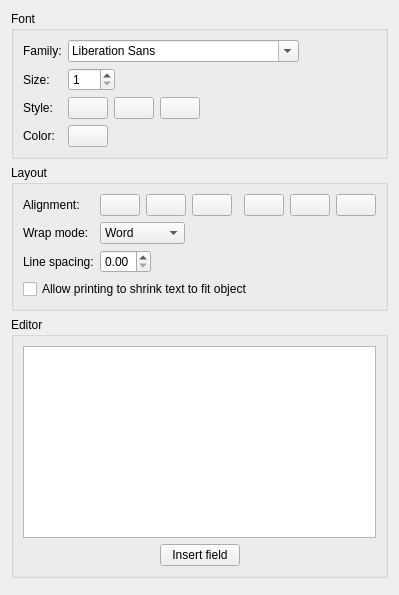
     <widget class="QWidget" name="textPage">
      <attribute name="title">
       <string>Text</string>
      </attribute>
      <layout class="QGridLayout" name="gridLayout_15">
       <item row="1" column="0">
        <widget class="QGroupBox" name="groupBox_2">
         <property name="title">
          <string>Layout</string>
         </property>
         <layout class="QFormLayout" name="formLayout_2">
          <item row="0" column="0">
           <widget class="QLabel" name="label_7">
            <property name="text">
             <string>Alignment:</string>
            </property>
           </widget>
          </item>
          <item row="0" column="1">
           <layout class="QHBoxLayout" name="horizontalLayout_16">
            <property name="spacing">
             <number>6</number>
            </property>
            <item>
             <layout class="QHBoxLayout" name="horizontalLayout_2">
              <property name="rightMargin">
               <number>3</number>
              </property>
              <item>
               <widget class="QPushButton" name="textHAlignLeftToggle">
                <property name="text">
                 <string/>
                </property>
                <property name="icon">
                 <iconset theme="glabels-align-text-left"/>
                </property>
                <property name="iconSize">
                 <size>
                  <width>22</width>
                  <height>22</height>
                 </size>
                </property>
                <property name="checkable">
                 <bool>true</bool>
                </property>
                <property name="autoExclusive">
                 <bool>true</bool>
                </property>
                <property name="flat">
                 <bool>false</bool>
                </property>
               </widget>
              </item>
              <item>
               <widget class="QPushButton" name="textHAlignCenterToggle">
                <property name="text">
                 <string/>
                </property>
                <property name="icon">
                 <iconset theme="glabels-align-text-center"/>
                </property>
                <property name="iconSize">
                 <size>
                  <width>22</width>
                  <height>22</height>
                 </size>
                </property>
                <property name="checkable">
                 <bool>true</bool>
                </property>
                <property name="autoExclusive">
                 <bool>true</bool>
                </property>
               </widget>
              </item>
              <item>
               <widget class="QPushButton" name="textHAlignRightToggle">
                <property name="text">
                 <string/>
                </property>
                <property name="icon">
                 <iconset theme="glabels-align-text-right"/>
                </property>
                <property name="iconSize">
                 <size>
                  <width>22</width>
                  <height>22</height>
                 </size>
                </property>
                <property name="checkable">
                 <bool>true</bool>
                </property>
                <property name="autoExclusive">
                 <bool>true</bool>
                </property>
               </widget>
              </item>
             </layout>
            </item>
            <item>
             <layout class="QHBoxLayout" name="horizontalLayout_3">
              <property name="leftMargin">
               <number>3</number>
              </property>
              <item>
               <widget class="QPushButton" name="textVAlignTopToggle">
                <property name="text">
                 <string/>
                </property>
                <property name="icon">
                 <iconset theme="glabels-valign-text-top"/>
                </property>
                <property name="iconSize">
                 <size>
                  <width>22</width>
                  <height>22</height>
                 </size>
                </property>
                <property name="checkable">
                 <bool>true</bool>
                </property>
                <property name="autoExclusive">
                 <bool>true</bool>
                </property>
                <property name="flat">
                 <bool>false</bool>
                </property>
               </widget>
              </item>
              <item>
               <widget class="QPushButton" name="textVAlignMiddleToggle">
                <property name="text">
                 <string/>
                </property>
                <property name="icon">
                 <iconset theme="glabels-valign-text-middle"/>
                </property>
                <property name="iconSize">
                 <size>
                  <width>22</width>
                  <height>22</height>
                 </size>
                </property>
                <property name="checkable">
                 <bool>true</bool>
                </property>
                <property name="autoExclusive">
                 <bool>true</bool>
                </property>
               </widget>
              </item>
              <item>
               <widget class="QPushButton" name="textVAlignBottomToggle">
                <property name="text">
                 <string/>
                </property>
                <property name="icon">
                 <iconset theme="glabels-valign-text-bottom"/>
                </property>
                <property name="iconSize">
                 <size>
                  <width>22</width>
                  <height>22</height>
                 </size>
                </property>
                <property name="checkable">
                 <bool>true</bool>
                </property>
                <property name="autoExclusive">
                 <bool>true</bool>
                </property>
               </widget>
              </item>
             </layout>
            </item>
           </layout>
          </item>
          <item row="2" column="0">
           <widget class="QLabel" name="label_9">
            <property name="text">
             <string>Line spacing:</string>
            </property>
           </widget>
          </item>
          <item row="2" column="1">
           <layout class="QHBoxLayout" name="horizontalLayout_19">
            <item>
             <widget class="QDoubleSpinBox" name="textLineSpacingSpin">
              <property name="maximum">
               <double>3.000000000000000</double>
              </property>
              <property name="singleStep">
               <double>0.010000000000000</double>
              </property>
             </widget>
            </item>
            <item>
             <spacer name="horizontalSpacer_16">
              <property name="orientation">
               <enum>Qt::Horizontal</enum>
              </property>
              <property name="sizeHint" stdset="0">
               <size>
                <width>40</width>
                <height>20</height>
               </size>
              </property>
             </spacer>
            </item>
           </layout>
          </item>
          <item row="1" column="0">
           <widget class="QLabel" name="label_2">
            <property name="text">
             <string>Wrap mode:</string>
            </property>
           </widget>
          </item>
          <item row="1" column="1">
           <layout class="QHBoxLayout" name="horizontalLayout_25">
            <item>
             <widget class="QComboBox" name="textWrapModeCombo">
              <item>
               <property name="text">
                <string>Word</string>
               </property>
              </item>
              <item>
               <property name="text">
                <string>Anywhere</string>
               </property>
              </item>
              <item>
               <property name="text">
                <string>None</string>
               </property>
              </item>
             </widget>
            </item>
            <item>
             <spacer name="horizontalSpacer_5">
              <property name="orientation">
               <enum>Qt::Horizontal</enum>
              </property>
              <property name="sizeHint" stdset="0">
               <size>
                <width>40</width>
                <height>20</height>
               </size>
              </property>
             </spacer>
            </item>
           </layout>
          </item>
          <item row="3" column="0" colspan="2">
           <widget class="QCheckBox" name="textAutoShrinkCheck">
            <property name="text">
             <string>Allow printing to shrink text to fit object</string>
            </property>
           </widget>
          </item>
         </layout>
        </widget>
       </item>
       <item row="0" column="0">
        <widget class="QGroupBox" name="groupBox">
         <property name="title">
          <string>Font</string>
         </property>
         <property name="flat">
          <bool>false</bool>
         </property>
         <layout class="QGridLayout" name="gridLayout">
          <item row="0" column="0">
           <layout class="QFormLayout" name="formLayout">
            <property name="fieldGrowthPolicy">
             <enum>QFormLayout::AllNonFixedFieldsGrow</enum>
            </property>
            <item row="0" column="0">
             <widget class="QLabel" name="label_3">
              <property name="text">
               <string>Family:</string>
              </property>
             </widget>
            </item>
            <item row="0" column="1">
             <widget class="QFontComboBox" name="textFontFamilyCombo"/>
            </item>
            <item row="1" column="0">
             <widget class="QLabel" name="label_4">
              <property name="text">
               <string>Size:</string>
              </property>
             </widget>
            </item>
            <item row="3" column="0">
             <widget class="QLabel" name="label_5">
              <property name="text">
               <string>Style:</string>
              </property>
             </widget>
            </item>
            <item row="3" column="1">
             <layout class="QHBoxLayout" name="horizontalLayout">
              <item>
               <widget class="QPushButton" name="textFontBoldToggle">
                <property name="text">
                 <string/>
                </property>
                <property name="icon">
                 <iconset theme="glabels-format-text-bold"/>
                </property>
                <property name="iconSize">
                 <size>
                  <width>22</width>
                  <height>22</height>
                 </size>
                </property>
                <property name="checkable">
                 <bool>true</bool>
                </property>
                <property name="flat">
                 <bool>false</bool>
                </property>
               </widget>
              </item>
              <item>
               <widget class="QPushButton" name="textFontItalicToggle">
                <property name="text">
                 <string/>
                </property>
                <property name="icon">
                 <iconset theme="glabels-format-text-italic"/>
                </property>
                <property name="iconSize">
                 <size>
                  <width>22</width>
                  <height>22</height>
                 </size>
                </property>
                <property name="checkable">
                 <bool>true</bool>
                </property>
               </widget>
              </item>
              <item>
               <widget class="QPushButton" name="textFontUnderlineToggle">
                <property name="text">
                 <string/>
                </property>
                <property name="icon">
                 <iconset theme="glabels-format-text-underline"/>
                </property>
                <property name="iconSize">
                 <size>
                  <width>22</width>
                  <height>22</height>
                 </size>
                </property>
                <property name="checkable">
                 <bool>true</bool>
                </property>
               </widget>
              </item>
              <item>
               <spacer name="horizontalSpacer_20">
                <property name="orientation">
                 <enum>Qt::Horizontal</enum>
                </property>
                <property name="sizeHint" stdset="0">
                 <size>
                  <width>40</width>
                  <height>20</height>
                 </size>
                </property>
               </spacer>
              </item>
             </layout>
            </item>
            <item row="4" column="0">
             <widget class="QLabel" name="label_6">
              <property name="text">
               <string>Color:</string>
              </property>
             </widget>
            </item>
            <item row="1" column="1">
             <layout class="QHBoxLayout" name="horizontalLayout_18">
              <item>
               <widget class="QDoubleSpinBox" name="textFontSizeSpin">
                <property name="decimals">
                 <number>0</number>
                </property>
                <property name="minimum">
                 <double>1.000000000000000</double>
                </property>
                <property name="singleStep">
                 <double>1.000000000000000</double>
                </property>
               </widget>
              </item>
              <item>
               <spacer name="horizontalSpacer_15">
                <property name="orientation">
                 <enum>Qt::Horizontal</enum>
                </property>
                <property name="sizeHint" stdset="0">
                 <size>
                  <width>40</width>
                  <height>20</height>
                 </size>
                </property>
               </spacer>
              </item>
             </layout>
            </item>
            <item row="4" column="1">
             <layout class="QHBoxLayout" name="horizontalLayout_23">
              <item>
               <widget class="glabels::ColorButton" name="textColorButton">
                <property name="text">
                 <string/>
                </property>
               </widget>
              </item>
              <item>
               <spacer name="horizontalSpacer_19">
                <property name="orientation">
                 <enum>Qt::Horizontal</enum>
                </property>
                <property name="sizeHint" stdset="0">
                 <size>
                  <width>40</width>
                  <height>20</height>
                 </size>
                </property>
               </spacer>
              </item>
             </layout>
            </item>
           </layout>
          </item>
          <item row="0" column="1">
           <spacer name="horizontalSpacer_4">
            <property name="orientation">
             <enum>Qt::Horizontal</enum>
            </property>
            <property name="sizeHint" stdset="0">
             <size>
              <width>40</width>
              <height>20</height>
             </size>
            </property>
           </spacer>
          </item>
         </layout>
        </widget>
       </item>
       <item row="3" column="0">
        <spacer name="verticalSpacer_5">
         <property name="orientation">
          <enum>Qt::Vertical</enum>
         </property>
         <property name="sizeHint" stdset="0">
          <size>
           <width>20</width>
           <height>6</height>
          </size>
         </property>
        </spacer>
       </item>
       <item row="2" column="0">
        <widget class="QGroupBox" name="groupBox_3">
         <property name="title">
          <string>Editor</string>
         </property>
         <layout class="QGridLayout" name="gridLayout_4">
          <item row="0" column="0">
           <layout class="QGridLayout" name="gridLayout_3">
            <item row="0" column="0">
             <widget class="QTextEdit" name="textEdit"/>
            </item>
            <item row="1" column="0">
             <layout class="QHBoxLayout" name="horizontalLayout_4">
              <item>
               <spacer name="horizontalSpacer">
                <property name="orientation">
                 <enum>Qt::Horizontal</enum>
                </property>
                <property name="sizeHint" stdset="0">
                 <size>
                  <width>40</width>
                  <height>20</height>
                 </size>
                </property>
               </spacer>
              </item>
              <item>
               <widget class="glabels::FieldButton" name="textInsertFieldButton">
                <property name="text">
                 <string notr="true">Insert field</string>
                </property>
               </widget>
              </item>
              <item>
               <spacer name="horizontalSpacer_2">
                <property name="orientation">
                 <enum>Qt::Horizontal</enum>
                </property>
                <property name="sizeHint" stdset="0">
                 <size>
                  <width>40</width>
                  <height>20</height>
                 </size>
                </property>
               </spacer>
              </item>
             </layout>
            </item>
           </layout>
          </item>
         </layout>
        </widget>
       </item>
      </layout>
     </widget>
